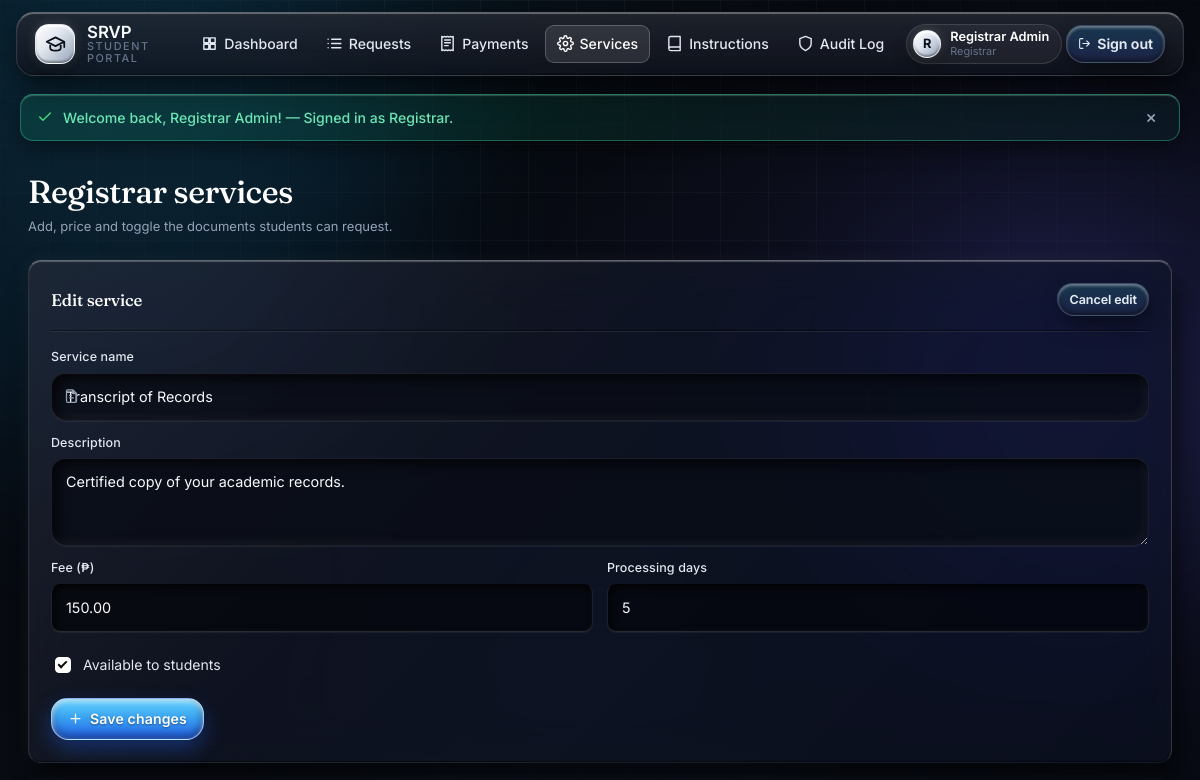
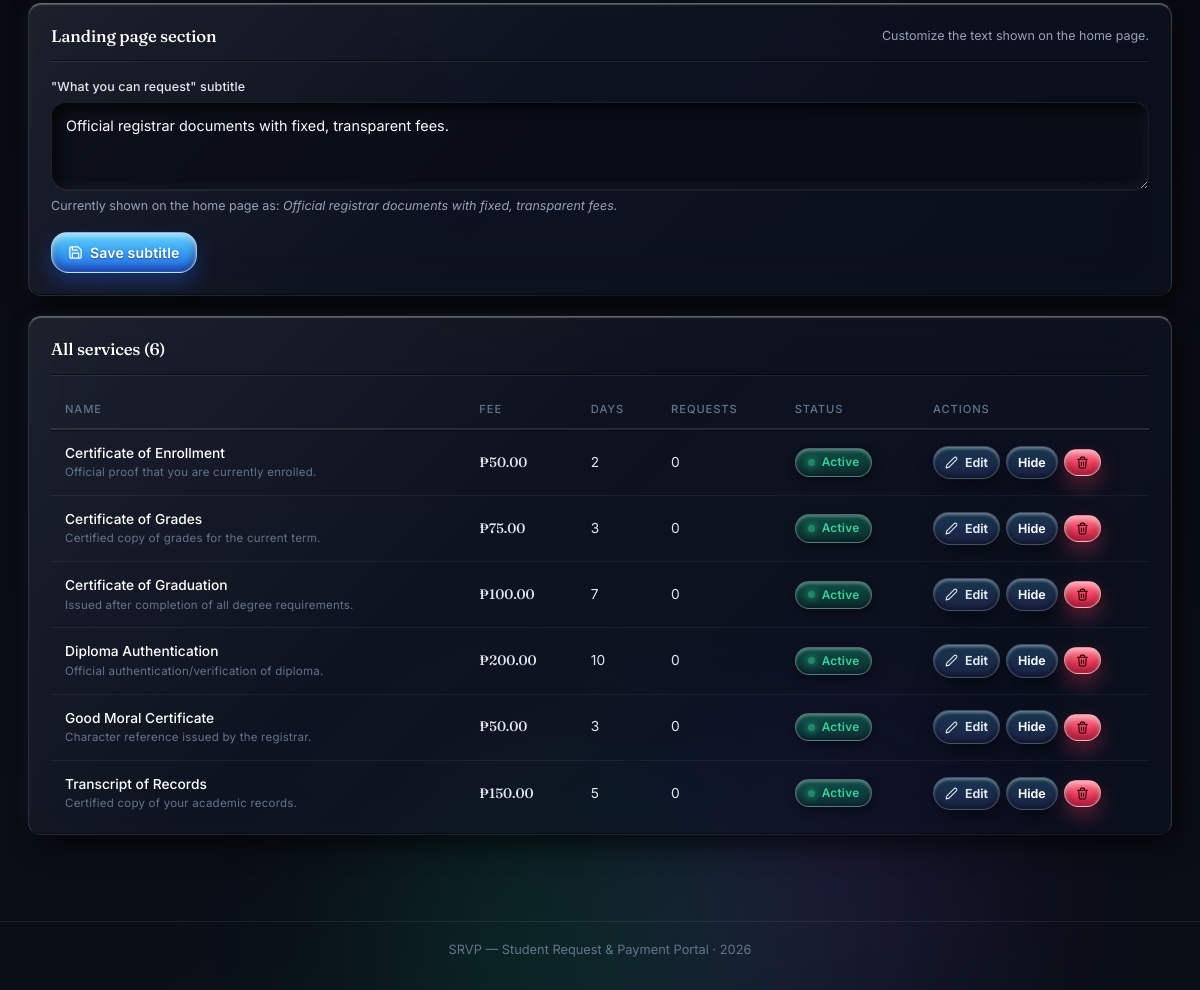
Page /admin/services.php?edit=2 (signed in) on the committed database (2 pictures, top to bottom).
### tables this page shows
CREATE TABLE IF NOT EXISTS registrars (
    id            INT UNSIGNED AUTO_INCREMENT PRIMARY KEY,
    employee_no   VARCHAR(20)  NOT NULL,
    full_name     VARCHAR(120) NOT NULL,
    email         VARCHAR(160) NOT NULL,
    password_hash VARCHAR(255) NOT NULL,
    clerk_user_id VARCHAR(64)  DEFAULT NULL COMMENT 'Clerk/Google OAuth user ID (set on first Google sign-in)',
    created_at    DATETIME NOT NULL DEFAULT CURRENT_TIMESTAMP,
    UNIQUE KEY uq_registrars_email       (email),
    UNIQUE KEY uq_registrars_employee_no (employee_no),
    UNIQUE KEY uq_registrars_clerk_id    (clerk_user_id),
    CONSTRAINT chk_registrars_email  CHECK (email LIKE '%@gmail.com'),
    CONSTRAINT chk_registrars_emp_no CHECK (employee_no LIKE 'REG-%')
);

CREATE TABLE IF NOT EXISTS services (
    id               INT UNSIGNED AUTO_INCREMENT PRIMARY KEY,
    name             VARCHAR(120) NOT NULL,
    description      VARCHAR(300) DEFAULT NULL,
    fee              DECIMAL(10,2) NOT NULL DEFAULT 0.00,
    processing_days  TINYINT UNSIGNED NOT NULL DEFAULT 3,
    is_active        TINYINT(1) NOT NULL DEFAULT 1,
    created_at       DATETIME NOT NULL DEFAULT CURRENT_TIMESTAMP,
    UNIQUE KEY uq_services_name  (name),
    KEY idx_services_active      (is_active),
    CONSTRAINT chk_services_fee  CHECK (fee >= 0),
    CONSTRAINT chk_services_days CHECK (processing_days BETWEEN 1 AND 60)
);

### admin/services.php (the view, shortened to what the rows shown need)
<?php
require_once __DIR__ . '/../includes/auth.php';
$admin = require_registrar();
$services_subtitle = get_setting('services_subtitle', 'Official registrar documents with fixed, transparent fees.');
$services = db()->query('SELECT s.*, (SELECT COUNT(*) FROM requests r WHERE r.service_id = s.id) AS request_count FROM services s ORDER BY s.is_active DESC, s.name')->fetchAll();
$edit     = null;
if (isset($_GET['edit'])) {
    $stmt = db()->prepare('SELECT * FROM services WHERE id = ?');
    $stmt->execute([(int) $_GET['edit']]);
    $edit = $stmt->fetch() ?: null;
}
require __DIR__ . '/../includes/header.php';
?>
<div class="page">
    <div class="page-head">
        <h1>Registrar services</h1>
    </div>
    <div class="panel glass">
        <div class="panel-head">
            <h2><?= $edit ? 'Edit service' : 'Add a service' ?></h2>
        </div>
        <form method="post" action="<?= url('admin/services.php') ?>" class="stack">
            <div class="form-grid">
                <div class="field span2">
                    <div class="input-icon"><?= icon('doc') ?>
                        <input id="name" name="name" maxlength="120" required
                               value="<?= e($edit['name'] ?? '') ?>" placeholder="e.g. Certificate of Enrollment">
                    </div>
                </div>
                <div class="field span2">
                    <label for="description">Description</label>
                    <textarea id="description" name="description" maxlength="300"
                              placeholder="Short description shown to students"><?= e($edit['description'] ?? '') ?></textarea>
                </div>
                <div class="field">
                    <label for="fee">Fee (₱)</label>
                    <input type="number" id="fee" name="fee" step="0.01" min="0" max="100000" required
                           value="<?= e((string) ($edit['fee'] ?? '50.00')) ?>">
                </div>
                <div class="field">
                    <label for="processing_days">Processing days</label>
                    <input type="number" id="processing_days" name="processing_days" min="1" max="60" required
                           value="<?= e((string) ($edit['processing_days'] ?? '3')) ?>">
                </div>
            </div>
            <label class="check-row">
                <input type="checkbox" name="is_active" <?= (!isset($edit) || $edit['is_active']) ? 'checked' : '' ?>>
                <span>Available to students</span>
            </label>
        </form>
    </div>
    <div class="panel glass">
        <div class="panel-head">
            <h2>Landing page section</h2>
        </div>
    </div>
    <div class="panel glass">
        <div class="panel-head"><h2>All services (<?= count($services) ?>)</h2></div>
        <?php if ($services): ?>
            <div class="table-wrap">
                <table class="data">
                    <thead>
                        <tr><th>Name</th><th>Fee</th><th>Days</th><th>Requests</th><th>Status</th><th style="width:230px">Actions</th></tr>
                    </thead>
                    <tbody>
                        <?php foreach ($services as $s): ?>
                            <tr>
                                <td>
                                    <strong><?= e($s['name']) ?></strong>
                                    <?php if ($s['description']): ?><span class="small dim"><?= e(mb_strimwidth($s['description'], 0, 60, '…')) ?></span><?php endif; ?>
                                </td>
                                <td class="money"><?= peso($s['fee']) ?></td>
                                <td><?= (int) $s['processing_days'] ?></td>
                                <td><?= (int) $s['request_count'] ?></td>
                                <td><?= $s['is_active']
                                    ? '<span class="pill pill-ok">Active</span>'
                                    : '<span class="pill pill-bad">Hidden</span>' ?></td>
                                <td>
                                    <div class="row-actions">
                                        <a class="btn btn-ghost btn-sm" href="<?= url('admin/services.php?edit=' . (int) $s['id']) ?>"><?= icon('edit') ?> Edit</a>
                                        <form method="post" action="<?= url('admin/services.php') ?>">
                                            <button class="btn btn-soft btn-sm" type="submit"><?= $s['is_active'] ? 'Hide' : 'Show' ?></button>
                                        </form>
                                        <form method="post" action="<?= url('admin/services.php') ?>">
                                            <button class="btn btn-danger btn-sm" type="submit" data-confirm="Delete '<?= htmlspecialchars($s['name'], ENT_QUOTES) ?>'? This cannot be undone if it has no requests."><?= icon('trash') ?></button>
                                        </form>
                                    </div>
                                </td>
                            </tr>
                        <?php endforeach; ?>
                    </tbody>
                </table>
            </div>
        <?php else: ?>
            <div class="empty-note">No services yet — create your first one above.</div>
        <?php endif; ?>
    </div>
</div>
<?php require __DIR__ . '/../includes/footer.php'; ?>

### includes/header.php (shortened to what the rows shown need)
<?php
if (!isset($mode)) {
    $self = str_replace('\\', '/', $_SERVER['SCRIPT_NAME'] ?? '');
    $mode = (str_contains($self, '/student/') || str_contains($self, '/admin/')) ? 'app' : 'public';
}
require_once __DIR__ . '/auth.php';
$user       = ($mode === 'app') ? require_login() : current_user();
$isStudent  = $user && $user['role'] === 'student';
$isRegistrar= $user && $user['role'] === 'registrar';
$scriptBase = basename($_SERVER['SCRIPT_NAME'] ?? '');
$phpSelf    = $_SERVER['PHP_SELF'] ?? '';
?>
<!DOCTYPE html>
<html lang="en">
<head>
<link rel="stylesheet" href="<?= url('assets/style.css') ?>">
<link rel="stylesheet" href="<?= url('assets/glass.css') ?>">
<link rel="stylesheet" href="<?= url('assets/clay.css') ?>">
</head>
<body class="mode-<?= e($mode) ?>">
<header class="topbar glass">
    <div class="topbar-inner">
            <span class="brand-mark"><?= icon('graduation', 'ic ic-lg') ?></span>
        <nav class="topnav">
            <?php if ($mode === 'public' || $mode === 'auth'): ?>
                <a href="<?= url('index.php') ?>" class="<?= $scriptBase === 'index.php' ? 'active' : '' ?>"><?= icon('home') ?> Home</a>
                <a href="<?= url('index.php') ?>#services"><?= icon('grid') ?> Services</a>
                <?php if ($user): ?>
                    <a class="btn btn-primary btn-sm" href="<?= $isStudent ? url('student/dashboard.php') : url('admin/dashboard.php') ?>"><?= icon('grid') ?> Dashboard</a>
                    <a class="btn btn-ghost btn-sm" href="<?= url('logout.php') ?>"
                       data-confirm-title="Sign out?" data-confirm="Are you sure you want to sign out?"
                       data-confirm-yes="Yes, sign out" data-confirm-no="No, stay"><?= icon('logout') ?> Sign out</a>
                <?php else: ?>
                    <a href="<?= url('login.php') ?>"><?= icon('login') ?> Sign in</a>
                    <a class="btn btn-primary btn-sm" href="<?= url('register.php') ?>"><?= icon('user') ?> Create account</a>
                <?php endif; ?>
            <?php else: ?>
                <?php if ($isStudent): ?>
                    <a href="<?= url('student/dashboard.php') ?>" class="<?= str_contains($phpSelf, 'student/dashboard') ? 'active' : '' ?>"><?= icon('grid') ?> Dashboard</a>
                    <a href="<?= url('student/services.php') ?>" class="<?= str_contains($phpSelf, 'student/services') ? 'active' : '' ?>"><?= icon('doc') ?> Services</a>
                    <a href="<?= url('student/requests.php') ?>" class="<?= str_contains($phpSelf, 'student/requests') ? 'active' : '' ?>"><?= icon('list') ?> My Requests</a>
                    <a href="<?= url('student/payment.php') ?>"  class="<?= str_contains($phpSelf, 'student/payment') ? 'active' : '' ?>"><?= icon('wallet') ?> Payments</a>
                    <a href="<?= url('student/instructions.php') ?>" class="<?= str_contains($phpSelf, 'student/instructions') ? 'active' : '' ?>"><?= icon('book') ?> Instructions</a>
                    <a href="<?= url('student/profile.php') ?>"  class="<?= str_contains($phpSelf, 'student/profile') ? 'active' : '' ?>"><?= icon('user') ?> Profile</a>
                <?php elseif ($isRegistrar): ?>
                    <a href="<?= url('admin/dashboard.php') ?>" class="<?= str_contains($phpSelf, 'admin/dashboard') ? 'active' : '' ?>"><?= icon('grid') ?> Dashboard</a>
                    <a href="<?= url('admin/requests.php') ?>"  class="<?= str_contains($phpSelf, 'admin/requests') || str_contains($phpSelf, 'admin/process') ? 'active' : '' ?>"><?= icon('list') ?> Requests</a>
                    <a href="<?= url('admin/payments.php') ?>"  class="<?= str_contains($phpSelf, 'admin/payments') ? 'active' : '' ?>" title="Payments & Reports"><?= icon('receipt') ?> Payments</a>
                    <a href="<?= url('admin/services.php') ?>"  class="<?= str_contains($phpSelf, 'admin/services') ? 'active' : '' ?>"><?= icon('settings') ?> Services</a>
                    <a href="<?= url('admin/instructions.php') ?>" class="<?= str_contains($phpSelf, 'admin/instructions') ? 'active' : '' ?>"><?= icon('book') ?> Instructions</a>
                    <a href="<?= url('admin/audit.php') ?>"     class="<?= str_contains($phpSelf, 'admin/audit') ? 'active' : '' ?>"><?= icon('shield') ?> Audit Log</a>
                <?php endif; ?>
                <span class="user-chip" title="Logged in as: <?= e($user['full_name'] ?? 'User') ?> (<?= e($user['student_no'] ?? '') ?>) · <?= e($user['email'] ?? '') ?>">
                    <span class="avatar"><?= e(strtoupper(mb_substr($user['full_name'] ?? 'U', 0, 1))) ?></span>
                    <span class="user-chip-text">
                        <strong><?= e($user['full_name'] ?? 'User') ?></strong>
                        <small><?= e(ucfirst($user['role'] ?? '')) ?></small>
                    </span>
                </span>
                <a class="btn btn-ghost btn-sm" href="<?= url('logout.php') ?>" title="Sign out"
                   data-confirm-title="Sign out?" data-confirm="Are you sure you want to sign out?"
                   data-confirm-yes="Yes, sign out" data-confirm-no="No, stay"><?= icon('logout') ?><span class="hide-sm">Sign out</span></a>
            <?php endif; ?>
        </nav>
    </div>
</header>
<main class="main">

### includes/functions.php (shortened to what the rows shown need)
<?php
require_once __DIR__ . '/../config/database.php';
function base_url(): string
{
    static $base = null;
    if ($base === null) {
        $override = (string) (defined('APP_URL') ? APP_URL : '');
        $scheme =
            ((!empty($_SERVER['HTTPS']) && $_SERVER['HTTPS'] !== 'off')
                || (isset($_SERVER['HTTP_X_FORWARDED_PROTO']) && $_SERVER['HTTP_X_FORWARDED_PROTO'] === 'https')
                || (isset($_SERVER['SERVER_PORT']) && $_SERVER['SERVER_PORT'] == 443))
            ? 'https' : 'http';
        $host = $_SERVER['HTTP_X_FORWARDED_HOST'] ?? $_SERVER['HTTP_HOST'] ?? '';
        if ($host !== '') {
            $script = str_replace('\\', '/', $_SERVER['SCRIPT_NAME'] ?? '/');
            $dir = rtrim(str_replace('\\', '/', dirname($script)), '/');
            foreach (['/student', '/admin', '/api'] as $sub) {
                if (str_ends_with($dir, $sub)) {
                    $dir = substr($dir, 0, -strlen($sub));
                    break;
                }
            }
            $path = ($dir === '' || $dir === '.') ? '/' : $dir . '/';
            $base = $scheme . '://' . $host . $path;
            return $base;
        }
        $script = str_replace('\\', '/', $_SERVER['SCRIPT_NAME'] ?? '/');
        $dir = rtrim(str_replace('\\', '/', dirname($script)), '/');
        $base = ($dir === '' || $dir === '.') ? '/' : $dir . '/';
    }
    return $base;
}
function url(string $path = ''): string
{
    return base_url() . ltrim($path, '/');
}
function e(mixed $value): string
{
    return htmlspecialchars((string) $value, ENT_QUOTES | ENT_SUBSTITUTE, 'UTF-8');
}
function peso(float|int|string|null $amount): string
{
    return '₱' . number_format((float) $amount, 2);
}
function icon(string $name, string $class = 'ic'): string
{
    $d = $paths[$name] ?? $paths['info'];
    return '<svg class="' . e($class) . '" viewBox="0 0 24 24" fill="none" stroke="currentColor" stroke-width="2" stroke-linecap="round" stroke-linejoin="round" aria-hidden="true"><path d="' . $d . '"/></svg>';
}
function get_setting(string $key, string $default = ''): string
{
    static $cache = null;
    if ($cache === null) {
        try {
            $rows = db()->query('SELECT setting_key, setting_value FROM site_settings')->fetchAll(PDO::FETCH_KEY_PAIR);
            $cache = is_array($rows) ? $rows : [];
        } catch (Throwable) {
            $cache = [];
        }
    }
    return $cache[$key] ?? $default;
}

### rows in the picture
registrars: full_name "R", full_name "Registrar Admin"
services: name "Transcript of Records", description "Certified copy of your academic records.", fee "150.00", processing_days "5", is_active "☑", fee "₱150.00", request_count "0", shows "Active", shows "Hide"
services: name "Certificate of Enrollment", description "Official proof that you are currently enrolled.", fee "₱50.00", processing_days "2", request_count "0", is_active "Active"
services: name "Certificate of Grades", description "Certified copy of grades for the current term.", fee "₱75.00", processing_days "3", request_count "0", is_active "Active"
services: name "Certificate of Graduation", description "Issued after completion of all degree requirements.", fee "₱100.00", processing_days "7", request_count "0", is_active "Active"
services: name "Diploma Authentication", description "Official authentication/verification of diploma.", fee "₱200.00", processing_days "10", request_count "0", is_active "Active"
services: name "Good Moral Certificate", description "Character reference issued by the registrar.", fee "₱50.00", processing_days "3", request_count "0", is_active "Active"

### other values in the picture
$user['role'] "Registrar"
$flash['message'] "Welcome back, Registrar Admin! — Signed in as Registrar."
$services_subtitle "Official registrar documents with fixed, transparent fees."
count($services) "6"
APP_NAME "SRVP — Student Request & Payment Portal"
